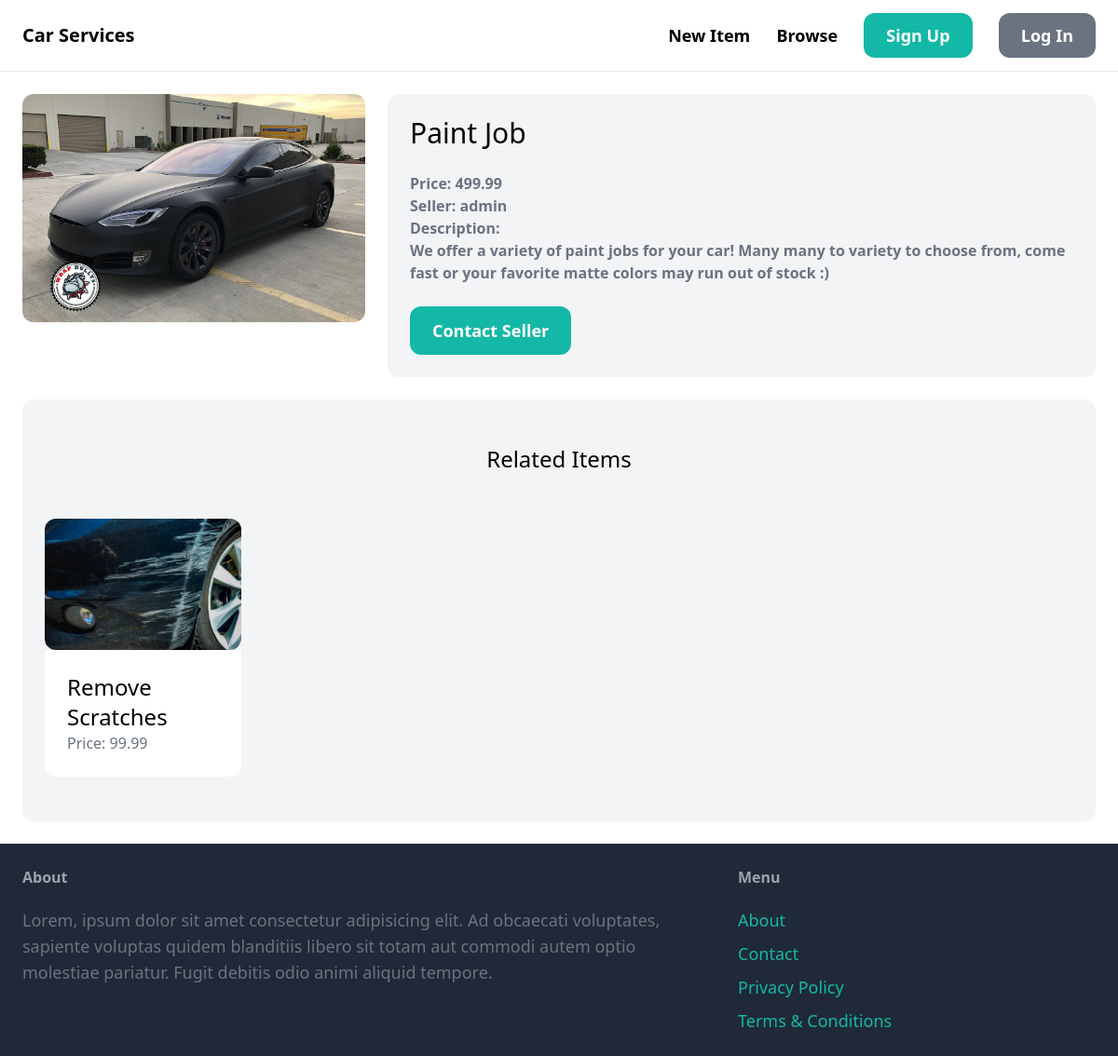
Page /items/1/ on the committed database.
### item/models.py (models this page shows, shortened)
class Item(models.Model):
    category = models.ForeignKey(Category, related_name='items', on_delete=models.CASCADE)
    name = models.CharField(max_length=255)
    description = models.TextField(blank=True, null=True)
    price = models.FloatField()
    image = models.ImageField(upload_to='items.images', blank=True, null=True)
    is_sold = models.BooleanField(default=False)
    created_by = models.ForeignKey(User, related_name='items', on_delete=models.CASCADE)
    created_at = models.DateTimeField(auto_now_add=True)
    class Meta:
        ordering = ('name',)

### item/views.py (the view)
# urls.py: path('<int:pk>/', views.detail, name='detail'),
def detail(request, pk):
    item = get_object_or_404(Item, pk=pk)
    related_items = Item.objects.filter(category=item.category, is_sold=False).exclude(pk=pk)[0:3]
    return render(request, 'item/detail.html', {
        'item':item,
        'related_items':related_items,
    })

### item/templates/item/detail.html (shortened to what this page needs)
{% extends 'core/base.html' %}
{% block content %}
<div class="grid grid-cols-3 gap-6">
    <div class="cols-span-5">
        <img src="{{item.image.url}}" class="rounded-xl">
    </div>
    <div class="col-span-2 p-6 bg-gray-100 rounded-xl">
        <h1 class="mb-6 text-3xl">{{item.name}}</h1>
        <p class="text-gray-500">
            <strong>Price: {{item.price}}</strong>
        </p>
        <p class="text-gray-500">
            <strong>Seller: {{item.created_by.username}}</strong>
        </p>
        {% if item.description %}
            <p class="text-gray-700">
                <strong class="text-gray-500">Description:<br>{{item.description}}</strong>
            </p>
        {% endif %}
        {% if request.user == item.created_by %}
        <div class="mt-6 p-6 bg-white rounded-xl">
            <p>This is your item!</p>
            <a href="{% url 'item:edit' item.id %}" class="inline-block mt-6 px-6 py-3 text-lg font-semibold bg-teal-500 text-white rounded-xl">Edit</a>
            <a href="{% url 'item:delete' item.id %}" class="inline-block mt-6 px-6 py-3 text-lg font-semibold bg-red-500 text-white rounded-xl">Delete</a>
        </div>
        {% else %}
        <a href="{% url 'conversation:new' item.id %}" class="inline-block mt-6 px-6 py-3 text-lg font-semibold bg-teal-500 text-white rounded-xl hover:bg-teal-700">Contact Seller</a>
        {% endif %}
    </div>
</div>
<div class="mt-6 px-6 py-12 bg-gray-100 rounded-xl">
    <h2 class="mb-12 text-2xl text-center">
        Related Items
    </h2>
    <div class="grid grid-cols-5 gap-3">
        {% for item in related_items %}
            <div>
                <a href="{% url 'item:detail' item.id %}">
                    <div>
                        <img src="{{ item.image.url }}" class="rounded-xl">
                    </div>
                    <div class="p-6 bg-white rounded-b-xl">
                        <h2 class="text-2xl">
                            {{item.name}}
                        </h2>
                        <p class="text-gray-500">Price: {{item.price}} </p>
                    </div>
                </a>
            </div>
        {% endfor %}
    </div>
</div>
{% endblock %}

### rows in the picture
Item: image (picture), name "Paint Job", price "499.99", created_by.username "admin", description "We offer a variety of paint jobs for your car! Many many to variety to choose from, come fast or your favorite matte colors may run out of stock :)"
Item: image (picture), name "Remove Scratches", price "99.99"
